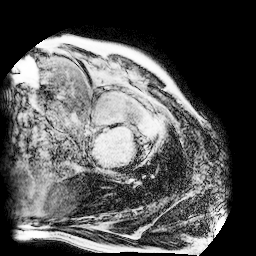
#> input picture train_image_patient2_15.png, 256 x 256 px, found by its file name
$ python GMM_image_segmentation.py
#> lines starting #> are read from the running program, lines starting #| are printed output that depends on the picture; after the words box and inside, x2 and y2 are one past the last pixel; in counts of white or black regions, pixels touching at a corner belong together
#!/usr/bin/env python
__author__ = "Sreenivas Bhattiprolu"
__license__ = "Feel free to copy, I appreciate if you acknowledge Python for Microscopists"

# https://www.youtube.com/watch?v=kkAirywakmk

"""
@author: Sreenivas Bhattiprolu

NOTE: I was alerted by one of the viewers that m.bic part needs more explanation so here it is. Both BIC and AIC are included as built in methods as part of Scikit-Learn's  GaussianMixture. Therefore we do not need to import any other libraries to compute these. The way you compute them (for example BIC) is by fitting a GMM model and then calling the method BIC. In the video I tried to achieve multiple things in one single line, compute BIC for each GMM calculated by changing number of components and also to plot them. Let me elaborate...

Instead of changing number of components in a loop let us compute one at a time, for example let us define n = 2. Then fit a gmm model for n=2 and then calculate BIC. The code would look like ...

import numpy as np
import cv2

img = cv2.imread("images/Alloy.jpg")
img2 = img.reshape((-1,3))

from sklearn.mixture import GaussianMixture as GMM

n = 2
gmm_model = GMM(n, covariance_type='tied').fit(img2)
#The above line generates GMM model for n=2
#Now let us call the bic method (or aic if you want).

bic_value = gmm_model.bic(img2)  #Remember to call the same model name from above)
print(bic_value)  #You should see bic for GMM model generated using n=2.
#Do this exercise for different n values and plot them to find the minimum.


Now, to explain m.bic, here are the lines I used in the video.
n_components = np.arange(1,10)
gmm_models = [GMM(n, covariance_type='tied').fit(img2) for n in n_components]
plt.plot(n_components, [m.bic(img2) for m in gmm_models], label='BIC')

Here, we are computing multiple GMM models each by changing n value from 1 to 10.
Then, for each n value we are computing bic via m.bic(img2) where m is replaced by gmm_models for each of the model generated. Think of this as typing gmm_model.bic(img2) each time you change n and generate a new GMM model.

I hope this explanation helps better understand the video content.

"""

import numpy as np
import cv2


#Use plant cells to demo the GMM on 2 components
#Use BSE_Image to demo it on 4 components
#USe alloy.jpg to demonstrate bic and how 2 is optimal for alloy
#path='D:\\LAB4Segmentation\\LAB6\\12.png'
path='D:\\LAB4Segmentation\\LAB6\\train_image_patient2_15.png'
#img = cv2.imread("images/BSE_Image.jpg")
img = cv2.imread(path)
#> img is the input picture: shape (256, 256, 3); min 0, max 255, mean 86.4

# Convert MxNx3 image into Kx3 where K=MxN
img2 = img.reshape((-1,3))  #-1 reshape means, in this case MxN

from sklearn.mixture import GaussianMixture as GMM

#covariance choices, full, tied, diag, spherical
gmm_model = GMM(n_components=2, covariance_type='tied').fit(img2)  #tied works better than full
gmm_labels = gmm_model.predict(img2)

#Put numbers back to original shape so we can reconstruct segmented image
original_shape = img.shape
#> original_shape = (256, 256, 3)
segmented = gmm_labels.reshape(original_shape[0], original_shape[1])
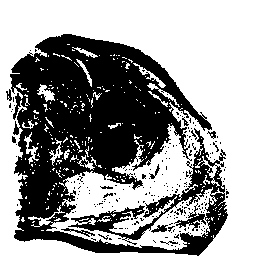
#> segmented: shape (256, 256) int64; values 0 (black) and 1 (white), 59.6% white; 219 black regions (208 under 20 px), largest, box (x1, y1, x2, y2) and area: (10, 34, 228, 256) 25511, (61, 228, 95, 237) 82, (151, 225, 168, 233) 72
cv2.imwrite("segmented1.jpg", segmented*(255/5))

$ run again, with 12.png copied over train_image_patient2_15.png
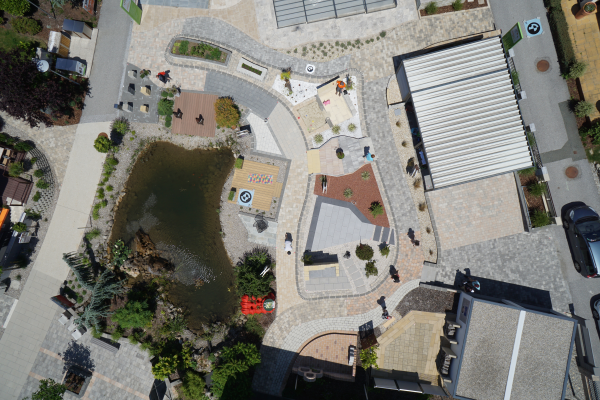
#> input picture 12.png, 600 x 400 px, found by its file name
#> img is the input picture: shape (400, 600, 3); mean B, G, R 118.5, 125.3, 126.7
#> `segmented = gmm_labels.reshape(original_shape[0], original_shape[1])`:
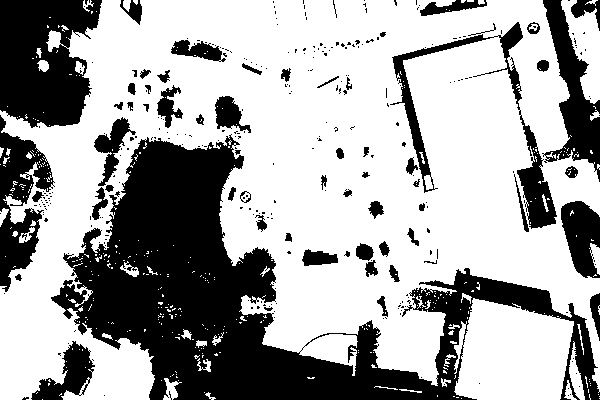
#> segmented: shape (400, 600) int64; values 0 (black) and 1 (white), 65.2% white; 314 black regions (252 under 20 px), largest, box (x1, y1, x2, y2) and area: (51, 134, 600, 400) 48421, (0, 0, 102, 128) 9879, (0, 115, 55, 292) 4392
